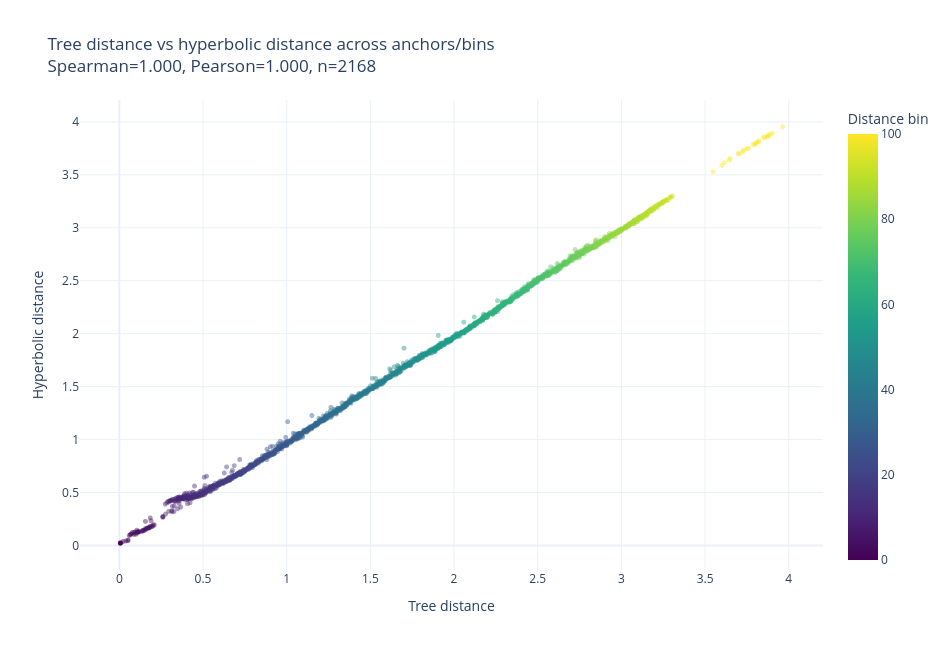

The notebook cell this image was saved under:
### Code cell
uncentered_df, uncentered_fig = plot_all_bins_uncentered_hyperbolic_plotly(
    model=model,
    D=D,
    sorted_ids=sorted_ids,
    bin_offsets=bin_offsets,
    node_ids=leaf_ids,
    num_anchors=1,
    samples_per_bin_per_anchor=25,
    device=DEVICE,
    eps=BALL_EPS,
)

### Figure 1 — Plotly figure (JSON) as saved in the notebook; plotly's stock layout.template omitted (floating-point values rounded to 4 significant figures; data arrays with more than 128 entries replaced by an {"elided": "..."} marker saying what was removed)
{"data": [{"customdata": {"elided": "2168x3 int values"}, "hovertemplate": "Tree distance=%{x:.4f}<br>Hyperbolic distance=%{y:.4f}<br>anchor=%{customdata[0]}<br>node=%{customdata[1]}<br>Distance bin=%{marker.color}<extra></extra>", "legendgroup": "", "marker": {"color": {"elided": "2168 int values"}, "coloraxis": "coloraxis", "opacity": 0.45, "size": 5, "symbol": "circle"}, "mode": "markers", "name": "", "showlegend": false, "type": "scattergl", "x": {"elided": "2168 float values"}, "xaxis": "x", "y": {"elided": "2168 float values"}, "yaxis": "y"}], "layout": {"coloraxis": {"colorbar": {"title": {"text": "Distance bin"}}, "colorscale": [[0, "#440154"], [0.1111, "#482878"], [0.2222, "#3e4989"], [0.3333, "#31688e"], [0.4444, "#26828e"], [0.5556, "#1f9e89"], [0.6667, "#35b779"], [0.7778, "#6ece58"], [0.8889, "#b5de2b"], [1, "#fde725"]]}, "height": 650, "legend": {"tracegroupgap": 0}, "title": {"text": "Tree distance vs hyperbolic distance across anchors/bins<br>Spearman=1.000, Pearson=1.000, n=2168"}, "width": 950, "xaxis": {"anchor": "y", "domain": [0, 1], "title": {"text": "Tree distance"}}, "yaxis": {"anchor": "x", "domain": [0, 1], "title": {"text": "Hyperbolic distance"}}}}
